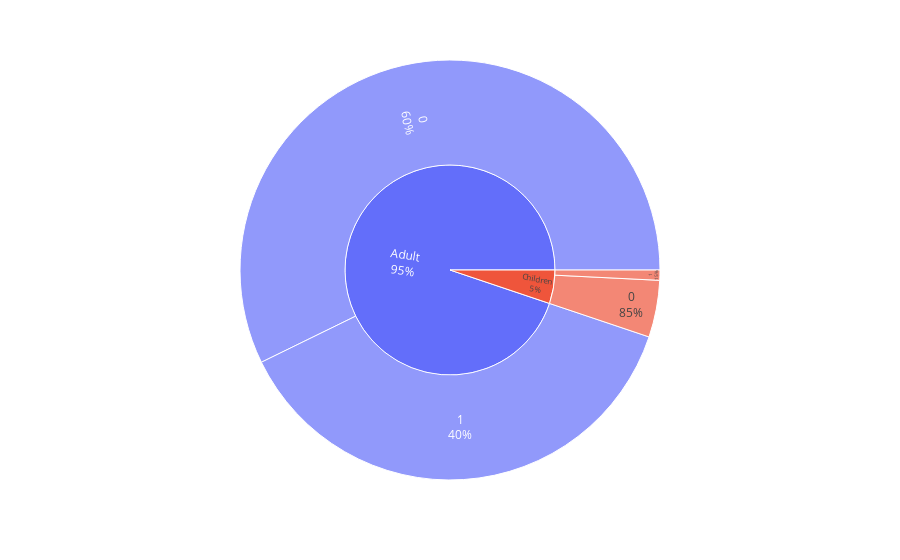

This figure's notebook cell:
### Code cell
embarked_figure = py.sunburst(data_frame=age_feature,path=['age_group','Survived'],values='Count',color='age_group')
embarked_figure.update_traces(textinfo='label + percent parent')

### Figure 1 — Plotly figure (JSON) as saved in the notebook; plotly's stock layout.template omitted (floating-point values rounded to 4 significant figures)
{"data": [{"branchvalues": "total", "customdata": [["Adult"], ["Children"], ["Adult"], ["Children"], ["Adult"], ["Children"]], "domain": {"x": [0, 1], "y": [0, 1]}, "hovertemplate": "labels=%{label}<br>Count=%{value}<br>parent=%{parent}<br>id=%{id}<br>age_group=%{customdata[0]}<extra></extra>", "ids": ["Adult/0", "Children/0", "Adult/1", "Children/1", "Adult", "Children"], "labels": ["0", "0", "1", "1", "Adult", "Children"], "marker": {"colors": ["#636efa", "#EF553B", "#636efa", "#EF553B", "#636efa", "#EF553B"]}, "name": "", "parents": ["Adult", "Children", "Adult", "Children", "", ""], "textinfo": "label+percent parent", "type": "sunburst", "values": [510, 39, 335, 7, 845, 46]}], "layout": {"legend": {"tracegroupgap": 0}, "margin": {"t": 60}}}
